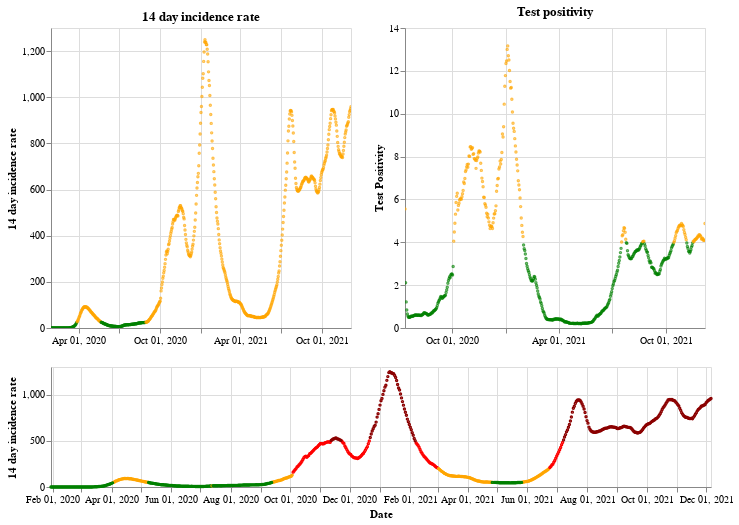

The code cell stored with this chart in its notebook:
### Markdown cell above
## England

### Code cell
plot_traffic_light('England')

### Figure 1 — Vega-Lite specification as saved in the notebook (floating-point values rounded to 4 significant figures; data arrays with more than 128 entries replaced by an {"elided": "..."} marker saying what was removed)
{"config": {"view": {"continuousWidth": 400, "continuousHeight": 300}}, "vconcat": [{"hconcat": [{"mark": {"type": "point", "size": 2}, "encoding": {"color": {"condition": {"value": "green", "test": "(datum.twoWeeklyCasesRate <= 25)"}, "value": "orange"}, "tooltip": [{"type": "nominal", "field": "areaName"}, {"type": "temporal", "field": "date"}, {"type": "quantitative", "field": "twoWeeklyCasesRate"}, {"type": "quantitative", "field": "testPositivity"}], "x": {"type": "temporal", "axis": {"title": ""}, "field": "date", "scale": {"domain": {"selection": "DateBrush"}}, "timeUnit": "yearmonthdate"}, "y": {"type": "quantitative", "axis": {"title": "14 day incidence rate"}, "field": "twoWeeklyCasesRate"}}, "title": "14 day incidence rate", "width": 300}, {"mark": {"type": "point", "size": 2}, "encoding": {"color": {"condition": {"value": "green", "test": "(datum.testPositivity <= 4)"}, "value": "orange"}, "tooltip": [{"type": "nominal", "field": "areaName"}, {"type": "temporal", "field": "date"}, {"type": "quantitative", "field": "twoWeeklyCasesRate"}, {"type": "quantitative", "field": "testPositivity"}], "x": {"type": "temporal", "axis": {"title": ""}, "field": "date", "scale": {"domain": {"selection": "DateBrush"}}, "timeUnit": "yearmonthdate"}, "y": {"type": "quantitative", "axis": {"title": "Test Positivity"}, "field": "testPositivity"}}, "title": "Test positivity", "width": 300}]}, {"layer": [{"mark": {"type": "point", "size": 2}, "encoding": {"color": {"condition": {"value": "orange", "test": "(((datum.testPositivity < 4) && (datum.twoWeeklyCasesRate >= 50)) && (datum.twoWeeklyCasesRate < 200))"}, "value": "red"}, "opacity": {"condition": {"value": 1, "test": "((datum.twoWeeklyCasesRate >= 50) && (datum.twoWeeklyCasesRate < 500))"}, "value": 0}, "tooltip": [{"type": "nominal", "field": "areaName"}, {"type": "temporal", "field": "date"}, {"type": "quantitative", "field": "twoWeeklyCasesRate"}, {"type": "quantitative", "field": "testPositivity"}], "x": {"type": "temporal", "axis": {"title": "Date"}, "field": "date", "timeUnit": "yearmonthdate"}, "y": {"type": "quantitative", "axis": {"title": "14 day incidence rate"}, "field": "twoWeeklyCasesRate"}}, "selection": {"DateBrush": {"type": "interval", "encodings": ["x"], "fields": ["Time"]}}}, {"mark": {"type": "point", "size": 2}, "encoding": {"color": {"value": "darkred"}, "opacity": {"condition": {"value": 1, "test": "(datum.twoWeeklyCasesRate >= 500)"}, "value": 0}, "tooltip": [{"type": "nominal", "field": "areaName"}, {"type": "temporal", "field": "date"}, {"type": "quantitative", "field": "twoWeeklyCasesRate"}, {"type": "quantitative", "field": "testPositivity"}], "x": {"type": "temporal", "axis": {"title": "Date"}, "field": "date", "timeUnit": "yearmonthdate"}, "y": {"type": "quantitative", "axis": {"title": "14 day incidence rate"}, "field": "twoWeeklyCasesRate"}}}, {"mark": {"type": "point", "size": 2}, "encoding": {"color": {"condition": {"value": "green", "test": "((datum.testPositivity < 4) && (datum.twoWeeklyCasesRate < 50))"}, "value": "orange"}, "opacity": {"condition": {"value": 1, "test": "(datum.twoWeeklyCasesRate < 50)"}, "value": 0}, "tooltip": [{"type": "nominal", "field": "areaName"}, {"type": "temporal", "field": "date"}, {"type": "quantitative", "field": "twoWeeklyCasesRate"}, {"type": "quantitative", "field": "testPositivity"}], "x": {"type": "temporal", "axis": {"title": "Date"}, "field": "date", "timeUnit": "yearmonthdate"}, "y": {"type": "quantitative", "axis": {"title": "14 day incidence rate"}, "field": "twoWeeklyCasesRate"}}}], "height": 120, "width": 660}], "data": {"name": "data-31cbf5f4674637db2e2b759d23a3a4d9"}, "$schema": "https://vega.github.io/schema/vega-lite/v4.8.1.json", "datasets": {"data-31cbf5f4674637db2e2b759d23a3a4d9": {"elided": "677 records"}}}
